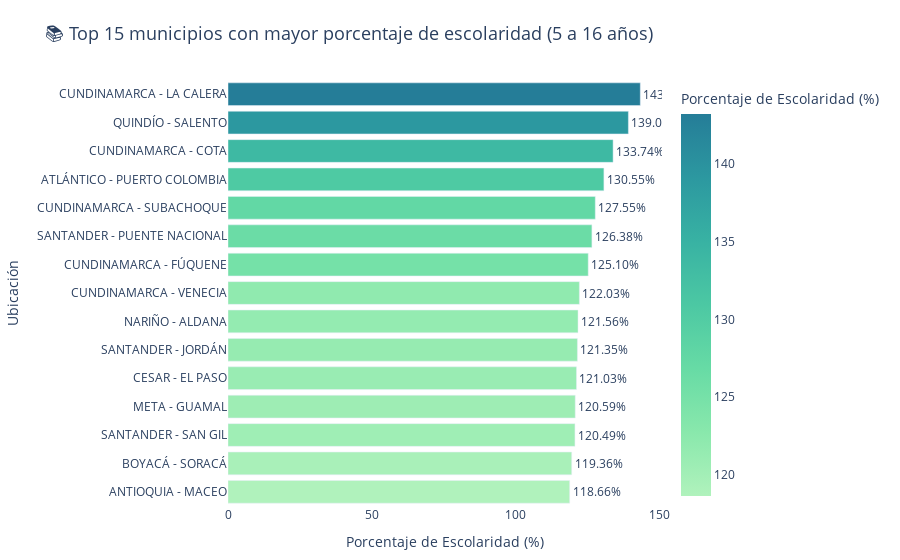

This figure's notebook cell:
### Code cell
import plotly.express as px
import pandas as pd

# Asegúrate de que este DataFrame es el resultado del query1
df_escolaridad = pd.read_sql_query(query1, conn)

# Ordenar por escolaridad descendente y tomar el top 15
df_top15 = df_escolaridad.sort_values(by='pct_escolaridad', ascending=False).head(15)

# Crear una etiqueta para el eje Y (departamento + municipio)
df_top15['ubicacion'] = df_top15['departamento'] + ' - ' + df_top15['municipio']

# Crear gráfico interactivo
fig = px.bar(
    df_top15,
    x='pct_escolaridad',
    y='ubicacion',
    orientation='h',
    text='pct_escolaridad',
    color='pct_escolaridad',
    color_continuous_scale='Tealgrn',
    labels={'pct_escolaridad': 'Porcentaje de Escolaridad (%)', 'ubicacion': 'Ubicación'},
    title='📚 Top 15 municipios con mayor porcentaje de escolaridad (5 a 16 años)'
)

# Personalización adicional
fig.update_traces(texttemplate='%{text:.2f}%', textposition='outside')
fig.update_layout(
    yaxis=dict(autorange='reversed'),  # Valor más alto arriba
    xaxis=dict(title='Porcentaje de Escolaridad (%)'),
    title_font_size=18,
    plot_bgcolor='white',
    margin=dict(l=120, r=20, t=80, b=40)
)

fig.show()

### Figure 1 — Plotly figure (JSON) as saved in the notebook; plotly's stock layout.template omitted (floating-point values rounded to 4 significant figures)
{"data": [{"hovertemplate": "Porcentaje de Escolaridad (%)=%{marker.color}<br>Ubicación=%{y}<extra></extra>", "legendgroup": "", "marker": {"color": [143.2, 139.1, 133.7, 130.6, 127.5, 126.4, 125.1, 122.0, 121.6, 121.3, 121.0, 120.6, 120.5, 119.4, 118.7], "coloraxis": "coloraxis", "pattern": {"shape": ""}}, "name": "", "orientation": "h", "showlegend": false, "text": [143.2, 139.1, 133.7, 130.6, 127.5, 126.4, 125.1, 122.0, 121.6, 121.3, 121.0, 120.6, 120.5, 119.4, 118.7], "textposition": "outside", "texttemplate": "%{text:.2f}%", "type": "bar", "x": [143.2, 139.1, 133.7, 130.6, 127.5, 126.4, 125.1, 122.0, 121.6, 121.3, 121.0, 120.6, 120.5, 119.4, 118.7], "xaxis": "x", "y": ["CUNDINAMARCA - LA CALERA", "QUINDÍO - SALENTO", "CUNDINAMARCA - COTA", "ATLÁNTICO - PUERTO COLOMBIA", "CUNDINAMARCA - SUBACHOQUE", "SANTANDER - PUENTE NACIONAL", "CUNDINAMARCA - FÚQUENE", "CUNDINAMARCA - VENECIA", "NARIÑO - ALDANA", "SANTANDER - JORDÁN", "CESAR - EL PASO", "META - GUAMAL", "SANTANDER - SAN GIL", "BOYACÁ - SORACÁ", "ANTIOQUIA - MACEO"], "yaxis": "y"}], "layout": {"barmode": "relative", "coloraxis": {"colorbar": {"title": {"text": "Porcentaje de Escolaridad (%)"}}, "colorscale": [[0, "rgb(176, 242, 188)"], [0.1667, "rgb(137, 232, 172)"], [0.3333, "rgb(103, 219, 165)"], [0.5, "rgb(76, 200, 163)"], [0.6667, "rgb(56, 178, 163)"], [0.8333, "rgb(44, 152, 160)"], [1, "rgb(37, 125, 152)"]]}, "legend": {"tracegroupgap": 0}, "margin": {"b": 40, "l": 120, "r": 20, "t": 80}, "plot_bgcolor": "white", "title": {"font": {"size": 18}, "text": "📚 Top 15 municipios con mayor porcentaje de escolaridad (5 a 16 años)"}, "xaxis": {"anchor": "y", "domain": [0, 1], "title": {"text": "Porcentaje de Escolaridad (%)"}}, "yaxis": {"anchor": "x", "autorange": "reversed", "domain": [0, 1], "title": {"text": "Ubicación"}}}}
